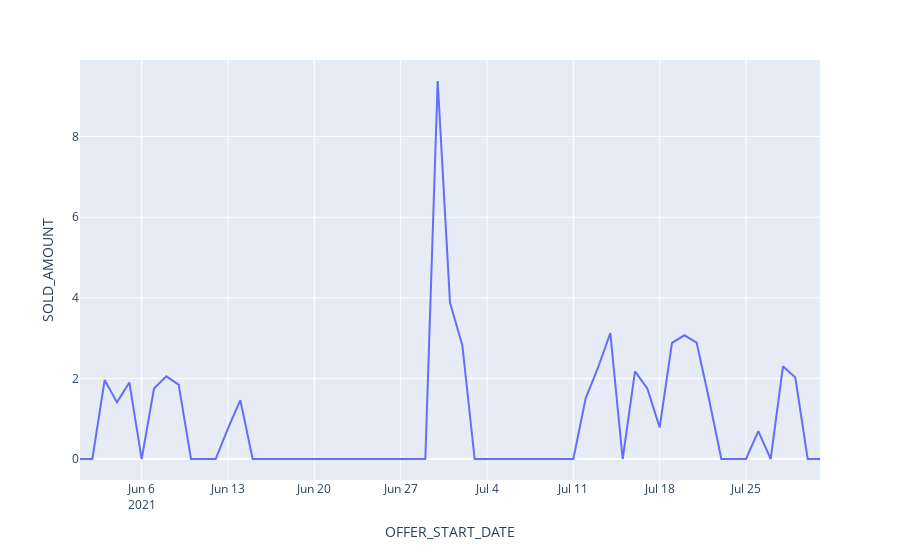

Notebook code cell kept with this figure:
### Markdown cell above
![newplot.png](attachment:newplot.png)

### Code cell
date_df = offers_df.groupby('OFFER_START_DATE',as_index=False)['SOLD_AMOUNT'].median()
fig = px.line(date_df, x='OFFER_START_DATE', y="SOLD_AMOUNT")
fig.show()

### Figure 1 — Plotly figure (JSON) as saved in the notebook; plotly's stock layout.template omitted (floating-point values rounded to 4 significant figures)
{"data": [{"hovertemplate": "OFFER_START_DATE=%{x}<br>SOLD_AMOUNT=%{y}<extra></extra>", "legendgroup": "", "line": {"color": "#636efa", "dash": "solid"}, "marker": {"symbol": "circle"}, "mode": "lines", "name": "", "orientation": "v", "showlegend": false, "type": "scatter", "x": ["2021-06-01", "2021-06-02", "2021-06-03", "2021-06-04", "2021-06-05", "2021-06-06", "2021-06-07", "2021-06-08", "2021-06-09", "2021-06-10", "2021-06-11", "2021-06-12", "2021-06-13", "2021-06-14", "2021-06-15", "2021-06-16", "2021-06-17", "2021-06-18", "2021-06-19", "2021-06-20", "2021-06-21", "2021-06-22", "2021-06-23", "2021-06-24", "2021-06-25", "2021-06-26", "2021-06-27", "2021-06-28", "2021-06-29", "2021-06-30", "2021-07-01", "2021-07-02", "2021-07-03", "2021-07-04", "2021-07-05", "2021-07-06", "2021-07-07", "2021-07-08", "2021-07-09", "2021-07-10", "2021-07-11", "2021-07-12", "2021-07-13", "2021-07-14", "2021-07-15", "2021-07-16", "2021-07-17", "2021-07-18", "2021-07-19", "2021-07-20", "2021-07-21", "2021-07-22", "2021-07-23", "2021-07-24", "2021-07-25", "2021-07-26", "2021-07-27", "2021-07-28", "2021-07-29", "2021-07-30", "2021-07-31"], "xaxis": "x", "y": [0, 0, 1.96, 1.405, 1.9, 0, 1.75, 2.05, 1.845, 0, 0, 0, 0.76, 1.46, 0, 0, 0, 0, 0, 0, 0, 0, 0, 0, 0, 0, 0, 0, 0, 9.38, 3.875, 2.825, 0, 0, 0, 0, 0, 0, 0, 0, 0, 1.505, 2.265, 3.125, 0, 2.175, 1.75, 0.78, 2.88, 3.07, 2.885, 1.49, 0, 0, 0, 0.69, 0, 2.3, 2.02, 0, 0], "yaxis": "y"}], "layout": {"legend": {"tracegroupgap": 0}, "margin": {"t": 60}, "xaxis": {"anchor": "y", "domain": [0, 1], "title": {"text": "OFFER_START_DATE"}}, "yaxis": {"anchor": "x", "domain": [0, 1], "title": {"text": "SOLD_AMOUNT"}}}}
